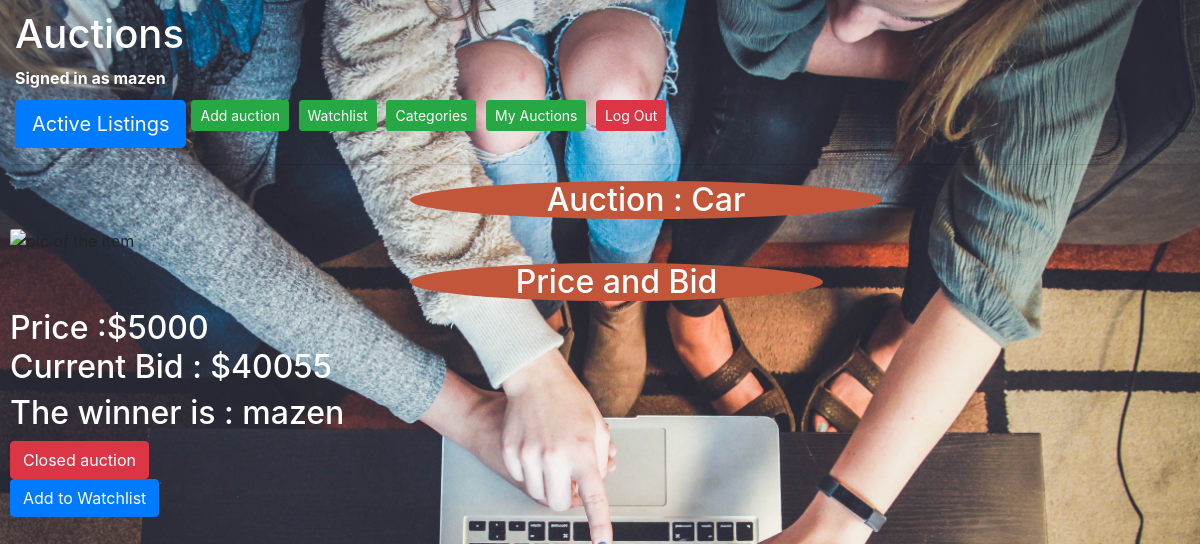
Page /12 (signed in) on the committed database.
### auctions/models.py (models this page shows)
class User(AbstractUser):
    pass

class auctions_listing(models.Model) :
    name = models.CharField(max_length=200)
    price = models.IntegerField(default=None)
    date = models.DateTimeField(auto_now_add=True)
    det = models.TextField(max_length=500, default=None)
    con = models.TextField(max_length=500, default=None)
    category = models.ForeignKey(Category, on_delete=models.CASCADE, default=None)
    watchers = models.ManyToManyField(User, related_name="watched_auctions", blank=True)
    current = models.IntegerField(blank=True, null=True)
    winner = models.ForeignKey(User, on_delete=models.CASCADE, related_name="auction_winner" ,blank=True, null=True)
    active = models.BooleanField(default= True)
    owner = models.ForeignKey(User, on_delete=models.CASCADE, blank=True, null=True)
    class Meta:
        verbose_name= "Auctions_list"

### auctions/views.py (the view, shortened to what this page needs)
# urls.py: path("<int:auct_id>", views.item, name="item"),
@login_required
def item(request, auct_id) :
    auction = auctions_listing.objects.get(pk=auct_id)
    user = request.user
    on_watchlist = watch_list.objects.filter(user=user, auct=auction).exists()
    owner = False
    winner = False
    if request.method == "GET" :
        high = bids.objects.get(pk=auct_id)
        if high.price ==None :
            high.price = 0
        if  request.user == auction.owner :
            owner = True
        if auction.active == False and request.user == auction.winner :
            winner = True
        return render(request, "auctions/item.html",{
            "auction" : auction,
            "comments" : Comments.objects.filter(auct = auction),
            'on_watchlist': on_watchlist,
            "current" : high.price,
            "T" : owner,
            "winner" : winner
        })

### auctions/templates/auctions/item.html (shortened to what this page needs)
{% extends "auctions/layout.html" %}
{% block body %}
    <h2 id="add" class="rounded-circle"  >Auction : {{auction.name}}</h2>
    <img src="media/images/{{auction.id}}" alt="pic of the item" class="card-img-top" height="600px" width="500px">
    <h2 style="margin-top:10px; width:35%;" id="add" class="rounded-circle"  >Price and Bid</h2>
    <h2>Price :${{auction.price}} <br> Current Bid : ${{current}}</h2>
    {% if auction.active == True %}
        <form method="post">
            {% csrf_token %}
            <h3>Your Bid :  </h3>
            <input style="border-color:white; width:30%; height:50px;"  type="number" placeholder="Bid" name ="bid" min="{{current}}">
            <button type="submit" class="btn btn-primary btn-lg" >Submit</button>
        </form>
        {% if T %}
            <form method="post" action="{% url 'close' auction.id %}">
            {% csrf_token %}
            <button type="submit"  class="btn btn-danger">Close the auction</button>
            </form>
        {% endif %}
        {% if on_watchlist %}
            <form action="{% url 'AW' auction.id %}" method="POST">
                {% csrf_token %}
                <input type="hidden" name="action" value="remove">
                <button type="submit" class="btn btn-danger">Remove from Watchlist</button>
            </form>
        {% else %}
            <form action="{% url 'AW' auction.id %}" method="POST">
                {% csrf_token %}
                <input type="hidden" name="action" value="add">
                <button type="submit" class="btn btn-primary">Add to Watchlist</button>
            </form>
        {% endif %}
        <br>
        <h3>Contact The Owner :</h3>
            <ul>
                <li style="color:white; font-size: 20px;"> {{auction.con}} </li>
            </ul>
        <h3>Details :</h3>
            <ul>
                <li style="color:white; font-size: 20px;"> {{auction.det}} </li>
            </ul>
        <div style="margin-left:450px; padding-top:20px; width:30%; height:90px;" id="add" class="rounded-circle">
            <h2 >Comments</h2>
        </div>
        <br>
        <div class="row">
            {% for comment in comments %}
                <div style="background-color:#c1563b; width:400px; margin-left:5px" class="card">
                    <div class="card-header">
                        <h3>{{comment.user.username}}</h3>
                    </div>
                    <div class="card-body">
                        <blockquote class="blockquote mb-0">
                            <p style="color:white;">{{comment.text}}</p>
                        </blockquote>
                    </div>
                </div>
            {% endfor %}
        </div> <br>
        <form action="{% url 'add_com' auction.id %}" method="POST">
            {% csrf_token %}
            <div class="input-group input-group-sm mb-3">
                <span style="background-color:#c1563b; border-color:#c1563b;" class="input-group-text" id="inputGroup-sizing-default">Add a comment</span>
                <textarea name="com" rows="4" class="form-control" aria-describedby="inputGroup-sizing-sm"></textarea>
                <button type="submit" class="btn btn-primary">Add</button>
            </div>
        </form>
    {%else%}
            {% if winner %}
                <h2>The winner is : {{auction.winner}}</h2>
            {% endif%}
            <button  class="btn btn-danger">Closed auction</button>
            {% if on_watchlist %}
                <form action="{% url 'AW' auction.id %}" method="POST">
                    {% csrf_token %}
                    <input type="hidden" name="action" value="remove">
                    <button type="submit" class="btn btn-danger">Remove from Watchlist</button>
                </form>
            {% else %}
                <form action="{% url 'AW' auction.id %}" method="POST">
                    <button type="submit" class="btn btn-primary">Add to Watchlist</button>
                </form>
            {% endif %}
    {% endif %}
{% endblock %}

### auctions/templates/auctions/layout.html (shortened to what this page needs)
{% load static %}
<!DOCTYPE html>
<html lang="en">
    <head>
        <link rel="stylesheet" href="https://cdn.jsdelivr.net/npm/bootstrap@4.2.1/dist/css/bootstrap.min.css">
        <link rel="stylesheet" href="https://stackpath.bootstrapcdn.com/bootstrap/4.4.1/css/bootstrap.min.css">
        <link href="{% static 'auctions/styles.CSS' %}" rel="stylesheet" type="text/css">
    </head>
    <body>
        <div style="margin-left:5px;">
            <h1>Auctions</h1>
            {% if user.is_authenticated %}
                 <strong> Signed in as {{ user.username }}</strong>.
            {% else %}
                 <strong>Not signed in yet</strong>.
            {% endif %}
        </div>
        <ul style="margin-top:10px; margin-left:5px;" class="nav">
            <li class="nav-item">
                <a class="btn btn-primary btn-lg" href="{% url 'index' %}">Active Listings</a>
            </li>
            {% if user.is_authenticated %}
                <li class="nav-item">
                    <a id="anav" class="btn btn-success btn-sm" href="{% url 'add' %}">Add auction</a>
                    <a id="anav" class="btn btn-success btn-sm" href="{% url 'watch' %}">Watchlist</a>
                    <a id="anav" class="btn btn-success btn-sm" href="{% url 'cate' %}">Categories</a>
                    <a id="anav" class="btn btn-success btn-sm" href="{% url 'all' %}">My Auctions</a>
                    <a id="anav" class="btn btn-danger btn-sm" href="{% url 'logout' %}">Log Out</a>
                </li>
            {% else %}
                <li class="nav-item">
                    <a style="margin-left:1040px" class="btn btn-success btn-sm" href="{% url 'register' %}">Register</a>
                    <a id="anav" class="btn btn-success btn-sm" href="{% url 'login' %}">Log In</a>
                </li>
            {% endif %}
        </ul>
        <hr>
        {% block body %}
        {% endblock %}
    </body>
</html>

### rows in the picture
User: username "mazen"
auctions_listing: name "Car", price "5000", winner "mazen"

### other values in the picture
{{ current }} "40055"
